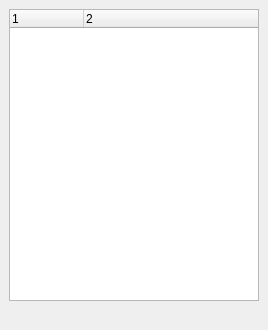
<?xml version="1.0" encoding="UTF-8"?>
<ui version="4.0">
 <class>PlatformPartBrowserDockWidget</class>
 <widget class="QDockWidget" name="PlatformPartBrowserDockWidget">
  <property name="geometry">
   <rect>
    <x>0</x>
    <y>0</y>
    <width>268</width>
    <height>330</height>
   </rect>
  </property>
  <property name="allowedAreas">
   <set>Qt::LeftDockWidgetArea|Qt::RightDockWidgetArea</set>
  </property>
  <property name="windowTitle">
   <string>Platform Part Browser</string>
  </property>
  <widget class="QWidget" name="dockWidgetContents">
   <layout class="QVBoxLayout" name="verticalLayout">
    <item>
     <widget class="QTreeWidget" name="mPlatformPartTreeWidget">
      <property name="selectionMode">
       <enum>QAbstractItemView::NoSelection</enum>
      </property>
      <property name="rootIsDecorated">
       <bool>true</bool>
      </property>
      <property name="itemsExpandable">
       <bool>true</bool>
      </property>
      <property name="sortingEnabled">
       <bool>false</bool>
      </property>
      <property name="columnCount">
       <number>2</number>
      </property>
      <attribute name="headerVisible">
       <bool>true</bool>
      </attribute>
      <attribute name="headerDefaultSectionSize">
       <number>74</number>
      </attribute>
      <attribute name="headerShowSortIndicator" stdset="0">
       <bool>false</bool>
      </attribute>
      <attribute name="headerStretchLastSection">
       <bool>true</bool>
      </attribute>
      <column>
       <property name="text">
        <string/>
       </property>
      </column>
      <column>
       <property name="text">
        <string/>
       </property>
      </column>
     </widget>
    </item>
    <item>
     <widget class="QLabel" name="mBrokenLabel">
      <property name="styleSheet">
       <string notr="true">QLabel {color : red;}</string>
      </property>
      <property name="text">
       <string/>
      </property>
     </widget>
    </item>
   </layout>
  </widget>
 </widget>
 <resources/>
 <connections/>
</ui>
